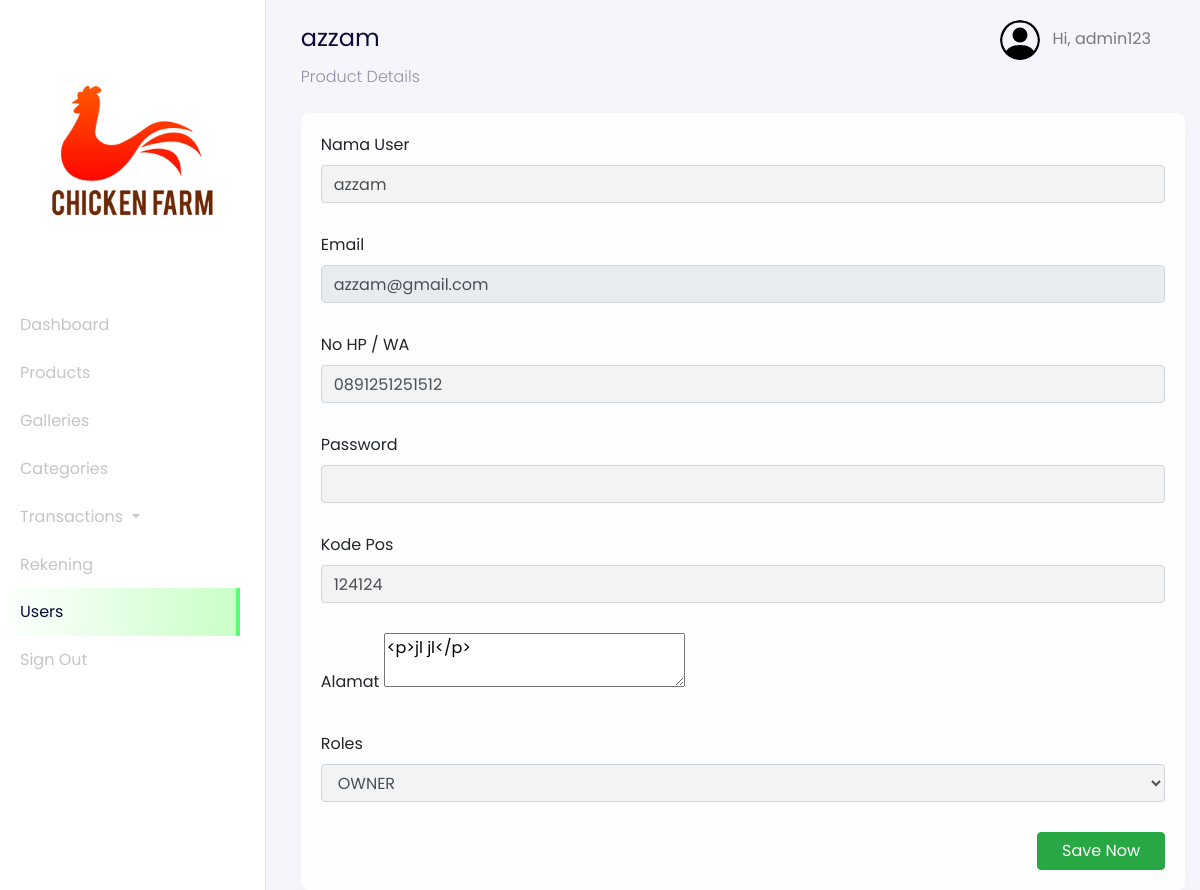
Page /admin?page=users-details&id=12 (signed in) on the committed database.
### tables this page shows
CREATE TABLE `users` (
  `id_user` int(11) NOT NULL,
  `name` varchar(255) NOT NULL,
  `email` varchar(255) NOT NULL,
  `password` varchar(255) NOT NULL,
  `address` text DEFAULT NULL,
  `phone_number` varchar(255) NOT NULL,
  `postal_code` varchar(191) NOT NULL,
  `roles` varchar(255) NOT NULL
);

### config/config.php (called while the page is built, shortened)
<?php
$host = 'localhost';
$user = 'root';
$password = '';
$dbname = 'daging_online';
$conn = mysqli_connect($host, $user, $password, $dbname);
function query($query)
{
    global $conn;
    $result = mysqli_query($conn, $query);
    $rows = [];
    while ($row = mysqli_fetch_assoc($result)) {
        $rows[] = $row;
    }
    return $rows;
}
?>

### admin/users/dashboard-users-details.php (the view, shortened to what this page needs)
<?php
$id = $_GET["id"];
$users = query("SELECT * FROM users WHERE id_user = $id")[0];
?>
<nav
  class="navbar navbar-expand-lg navbar-light navbar-store fixed-top"
  data-aos="fade-down"
>
  <div class="container-fluid">
    <div class="collpase navbar-collapse" id="navbarResponsive">
      <ul class="navbar-nav d-none d-lg-flex ml-auto">
        <li class="nav-item dropdown">
          <a
            href="#"
            class="nav-link"
            id="navbarDropdown"
            role="button"
            data-toggle="dropdown"
          >
          <img
              src="../assets/images/person-circle.svg"
              alt="profile"
              height="40px"
              class="rounded-circle mr-2 profile-picture"
            />
            <?php
              $id_user = $_SESSION['user'];
              $user = query("SELECT * FROM users WHERE id_user = $id_user")[0];
            ?>
            Hi, <?= $user["name"]; ?>
          </a>
        </li>
      </ul>
    </div>
  </div>
</nav>
<div
  class="section-content section-dashboard-home"
  data-aos="fade-up"
>
  <div class="container-fluid">
    <div class="dashboard-heading">
      <h2 class="dashboard-title"><?= $users["name"]; ?></h2>
      <p class="dashboard-subtitle">Product Details</p>
    </div>
    <div class="dashboard-content">
      <div class="row">
        <div class="col-12 mt-2">
          <form action="" method="POST">
            <div class="card">
              <div class="card-body">
                  <div class="row">
                    <div class="col-md-12">
                      <div class="form-group">
                        <label for="name">Nama User</label>
                        <input
                          type="text"
                          name="name"
                          id="name"
                          class="form-control"
                          value="<?= $users["name"]; ?>"
                          required
                        />
                      </div>
                    </div>
                    <div class="col-md-12">
                      <div class="form-group">
                        <label for="email">Email</label>
                        <input
                          type="text"
                          name="email"
                          id="email"
                          class="form-control"
                          value="<?= $users["email"]; ?>"
                          readonly
                        />
                      </div>
                    </div>
                    <div class="col-md-12">
                      <div class="form-group">
                        <label for="phone_number">No HP / WA</label>
                        <input
                          type="number"
                          name="phone_number"
                          id="phone_number"
                          class="form-control"
                          value="<?= $users["phone_number"]; ?>"
                          required
                        />
                      </div>
                    </div>
                    <div class="col-md-12">
                      <div class="form-group">
                        <label for="password">Password</label>
                        <input
                          type="password"
                          name="password"
                          id="password"
                          class="form-control"
                        />
                      </div>
                    </div>
                    <div class="col-md-12">
                      <div class="form-group">
                        <label for="code">Kode Pos</label>
                        <input
                          type="text"
                          name="code"
                          id="code"
                          class="form-control"
                          value="<?= $users["postal_code"]; ?>"
                        />
                      </div>
                    </div>
                    <div class="col-md-12">
                      <div class="form-group">
                        <label>Alamat</label>
                        <textarea name="alamat" id="editor" required><?= $users["address"]; ?></textarea>
                      </div>
                    </div>
                    <div class="col-md-12">
                      <div class="form-group">
                        <label for="roles">Roles</label>
                        <select name="roles" id="roles" class="form-control" required>
                          <option value="<?= $users["roles"]; ?>" selected><?= $users["roles"]; ?></option>
                        </select>
                      </div>
                    </div>
                  </div>
                  <div class="row">
                    <div class="col-12 text-right">
                      <button
                        type="submit"
                        name="updateUser"
                        class="btn btn-success px-4"
                      >
                        Save Now
                      </button>
                    </div>
                  </div>
              </div>
            </div>
          </form>
        </div>
      </div>
    </div>
  </div>
</div>

### rows in the picture
users: name "admin123"
users: name "azzam", email "azzam@gmail.com", phone_number "0891251251512", code "124124", alamat "<p>jl jl</p>", roles "OWNER"
